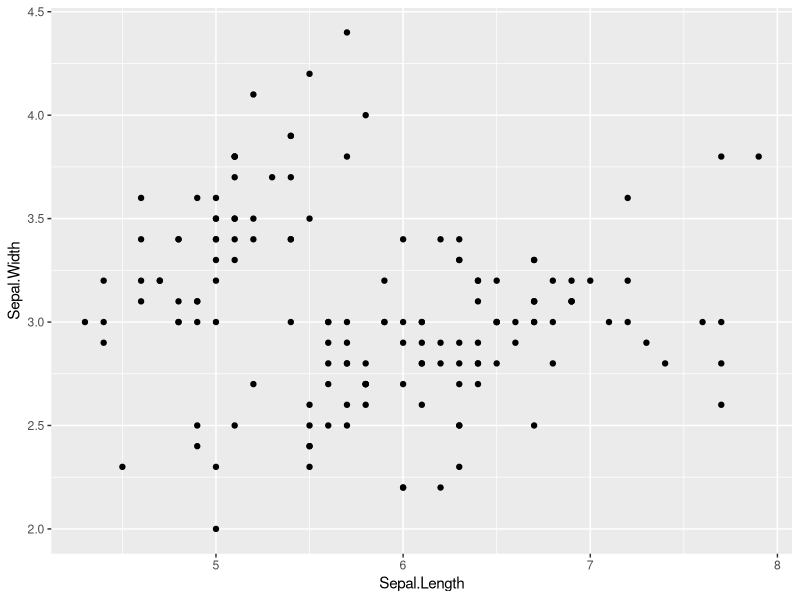
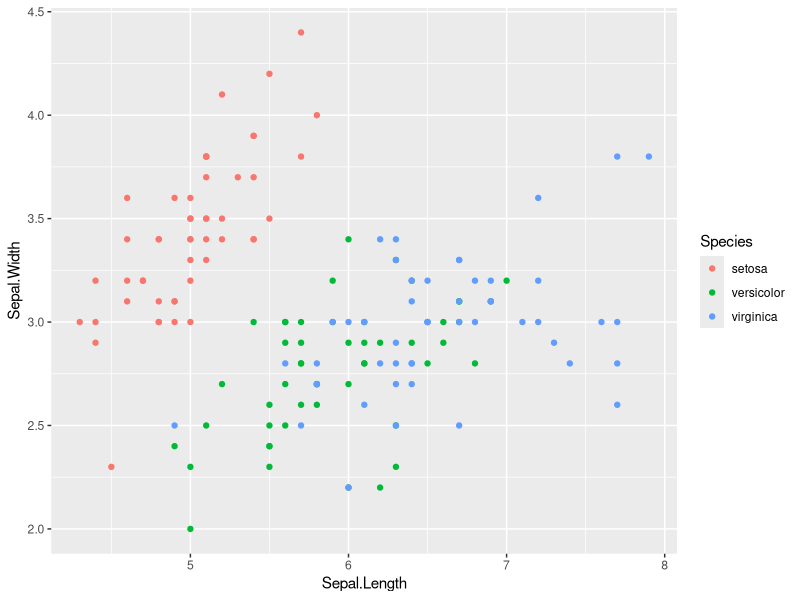
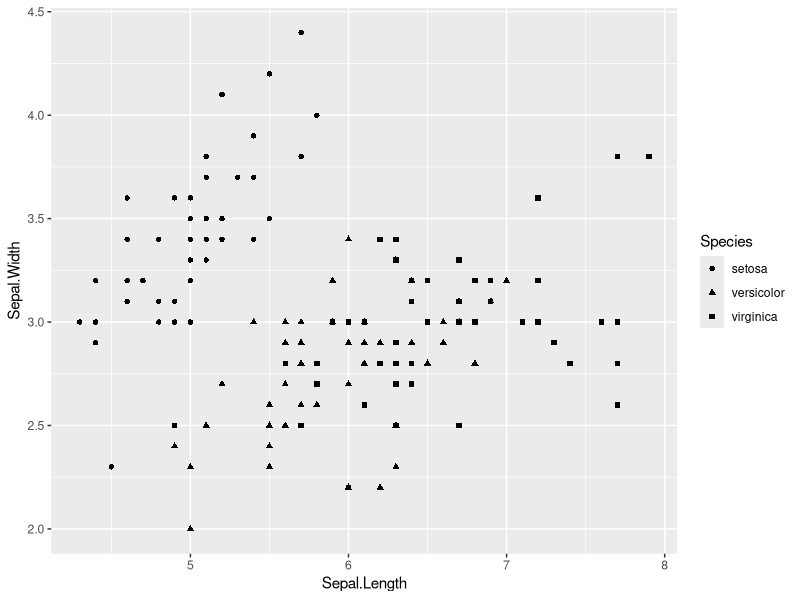
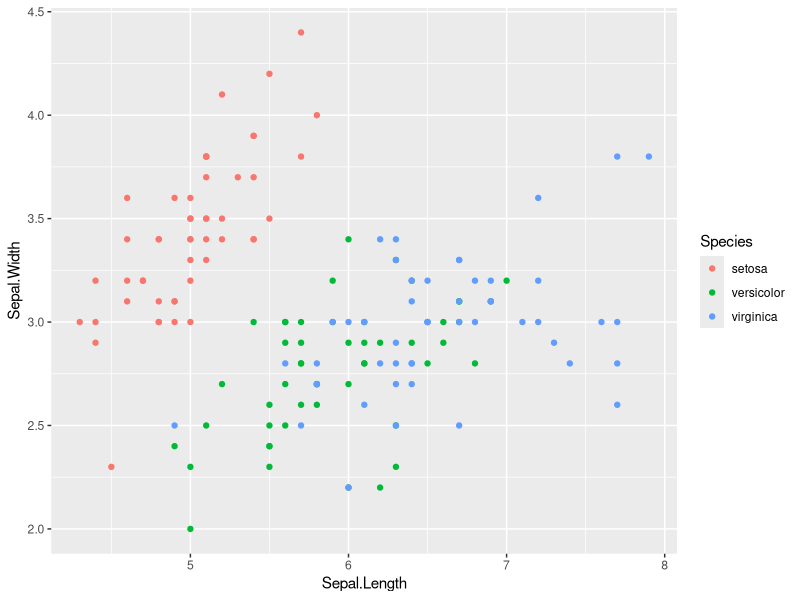
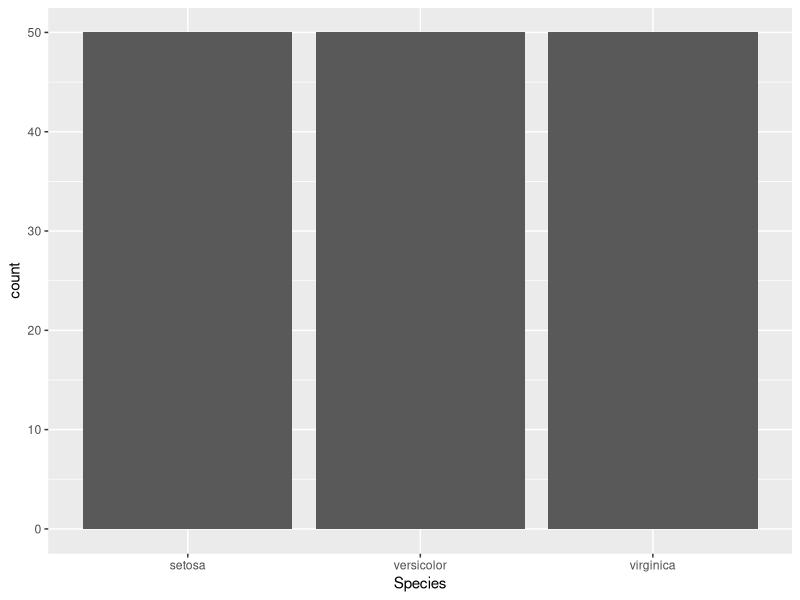
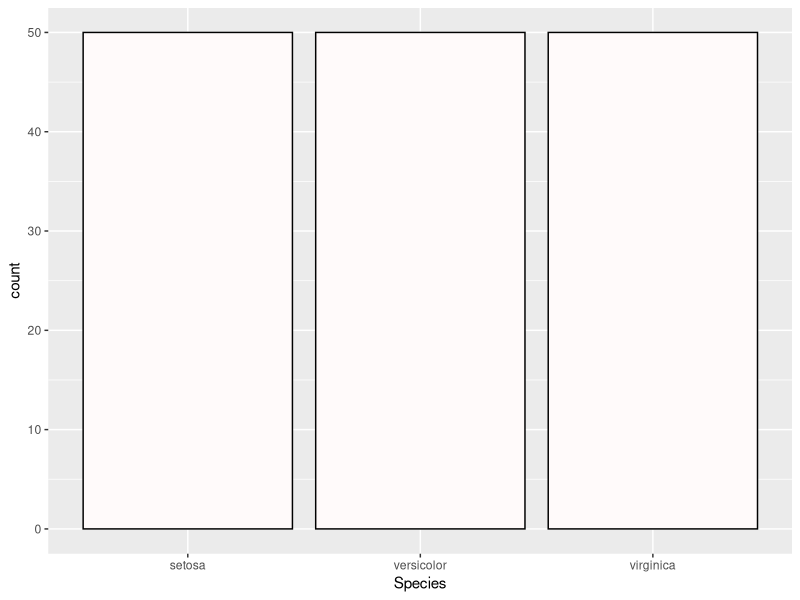
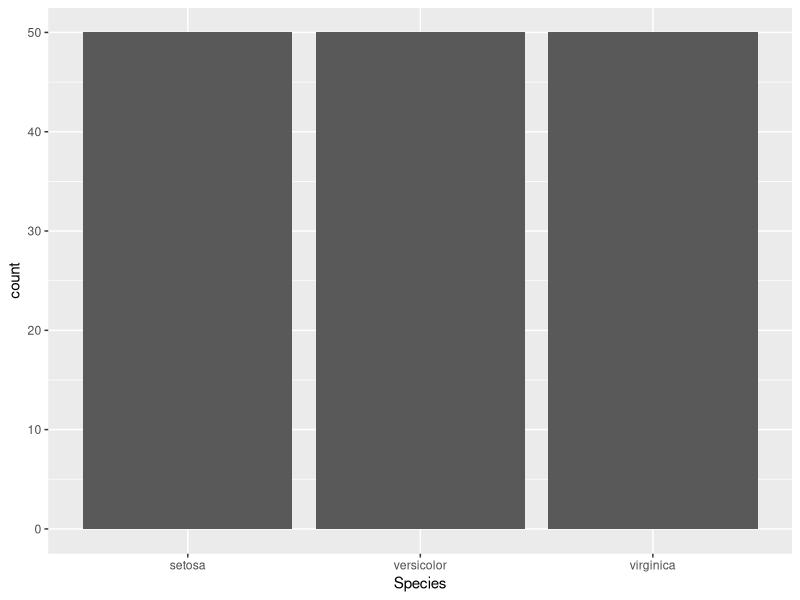
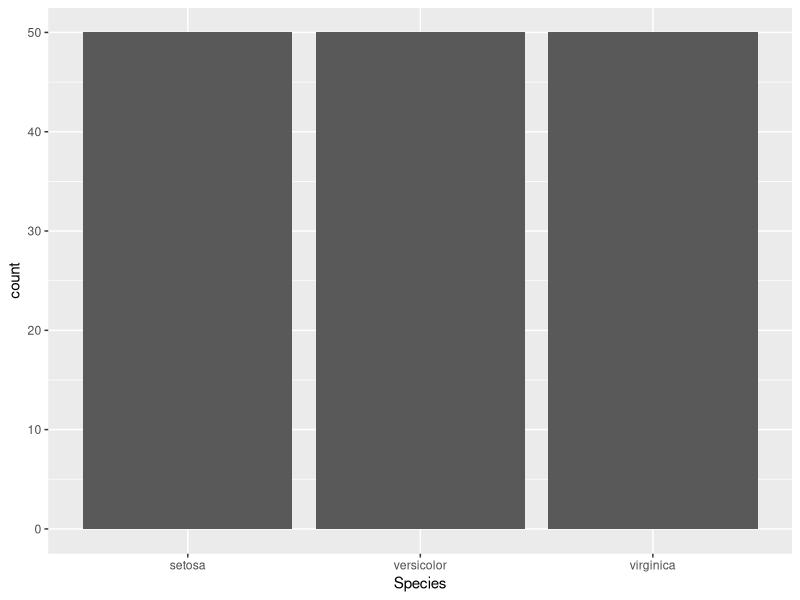

Reproduce these figures in R, in order.
## ---- chunk 1
#basic syntax
#ggplot(data,aes(x,y,group,...))+geom_object(...)

#install.packages('ggplot2')
library('ggplot2')
g <- ggplot(iris,aes(x=Sepal.Length,y=Sepal.Width))
g + geom_point()

g <- ggplot(iris,aes(x=Sepal.Length,y=Sepal.Width,col=Species))
g + geom_point()

g <- ggplot(iris,aes(x=Sepal.Length,y=Sepal.Width,shape=Species))
g + geom_point()

?aes()

g <- ggplot(iris,aes(x=Sepal.Length,y=Sepal.Width))
g + geom_point(aes(col=Species))

#bar chart
g <- ggplot(iris,aes(x=Species))
g+geom_bar()
g+geom_bar(fill='snow',color='black')
## ---- chunk 2
#stat
g + geom_bar(stat = 'count')
g + stat_count(geom='bar')

# label , title
g + geom_bar(stat = 'count') + ylab('Count') + ggtitle('iris')

#theme
g + geom_bar() + theme(text=element_text(size=16, family="Songti SC"))

g + geom_bar() + theme_gray()

#position
iris$Sepal.Length.Cat = cut(iris$Sepal.Length,breaks= 3,right=F)
levels(iris$Sepal.Length.Cat) = c("Short","Medium","Long")
g = ggplot(iris,aes(x=Species))
g+geom_bar(aes(fill=Sepal.Length.Cat),position='stack')
g+geom_bar(aes(fill=Sepal.Length.Cat),position='dodge')
g+geom_bar(aes(fill=Sepal.Length.Cat),position='fill')
## ---- chunk 3
g <- ggplot(iris,aes(x=Sepal.Width))
g+geom_histogram(aes(fill=Species))
#facet
g <- ggplot(iris,aes(x=Sepal.Width))
g+ geom_histogram()+facet_wrap(~Species)
g+ geom_histogram()+facet_grid(~Species)
g2 = g+ geom_histogram()+facet_grid(Species~Sepal.Length.Cat)

ggsave(filename='./your_file_name.png',plot = g2)
## ---- chunk 4
#install.packages('esquisse')
#library('esquisse')
#esquisse::esquisser()
## ---- chunk 5
scale(iris$Sepal.Width)
iris[abs(scale(iris$Sepal.Width)) > 3,]

library(dplyr)
iris %>% filter(!abs(scale(iris$Sepal.Width)) > 3)


IQR(iris$Sepal.Width)
q1 = quantile(iris$Sepal.Width,0.25)
q3 = quantile(iris$Sepal.Width,0.75)
low_limit = q1 - 1.5 * IQR(iris$Sepal.Width)
up_limit = q3 + 1.5 * IQR(iris$Sepal.Width)
iris$Sepal.Width < low_limit | iris$Sepal.Width > up_limit
iris %>% filter(!iris$Sepal.Width < low_limit | iris$Sepal.Width > up_limit)


boxplot(iris$Sepal.Width)
boxplot.stats(iris$Sepal.Width)
boxplot.stats(iris$Sepal.Width)$out
condition = !iris$Sepal.Width %in% boxplot.stats(iris$Sepal.Width)$out

boxplot(iris[condition,]$Sepal.Width)
